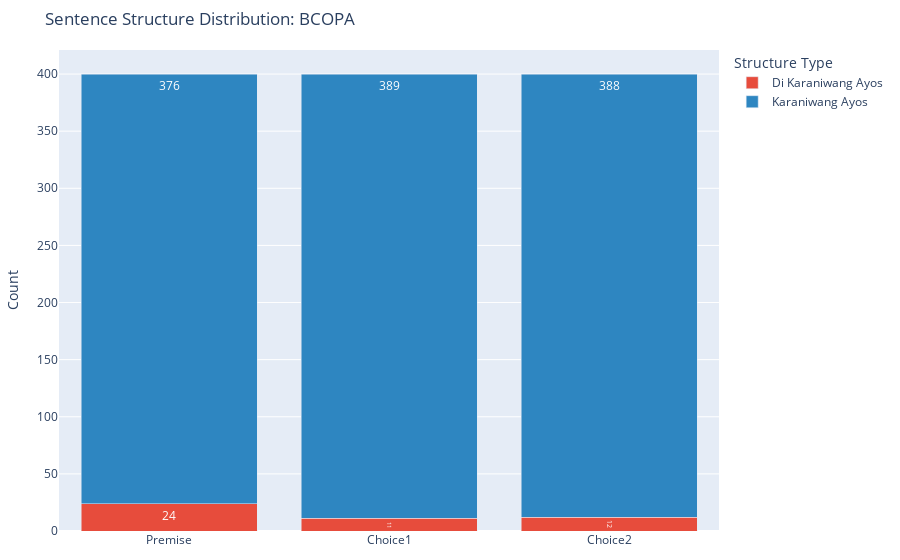

Here is the notebook cell this chart was saved with:
### Code cell
google_charts['bcopa'].show()

### Figure 1 — Plotly figure (JSON) as saved in the notebook; plotly's stock layout.template omitted (floating-point values rounded to 4 significant figures)
{"data": [{"hovertemplate": "Category=Di Karaniwang Ayos<br>Segment=%{x}<br>Count=%{y}<extra></extra>", "legendgroup": "Di Karaniwang Ayos", "marker": {"color": "#E74C3C", "pattern": {"shape": ""}}, "name": "Di Karaniwang Ayos", "orientation": "v", "showlegend": true, "textposition": "auto", "texttemplate": "%{y}", "type": "bar", "x": ["Premise", "Choice1", "Choice2"], "xaxis": "x", "y": [24, 11, 12], "yaxis": "y"}, {"hovertemplate": "Category=Karaniwang Ayos<br>Segment=%{x}<br>Count=%{y}<extra></extra>", "legendgroup": "Karaniwang Ayos", "marker": {"color": "#2E86C1", "pattern": {"shape": ""}}, "name": "Karaniwang Ayos", "orientation": "v", "showlegend": true, "textposition": "auto", "texttemplate": "%{y}", "type": "bar", "x": ["Premise", "Choice1", "Choice2"], "xaxis": "x", "y": [376, 389, 388], "yaxis": "y"}], "layout": {"autosize": true, "barmode": "stack", "legend": {"title": {"text": "Structure Type"}, "tracegroupgap": 0}, "margin": {"b": 20, "l": 20, "r": 20, "t": 50}, "title": {"text": "Sentence Structure Distribution: BCOPA"}, "xaxis": {"anchor": "y", "domain": [0, 1], "title": {}}, "yaxis": {"anchor": "x", "domain": [0, 1], "title": {"text": "Count"}}}}
